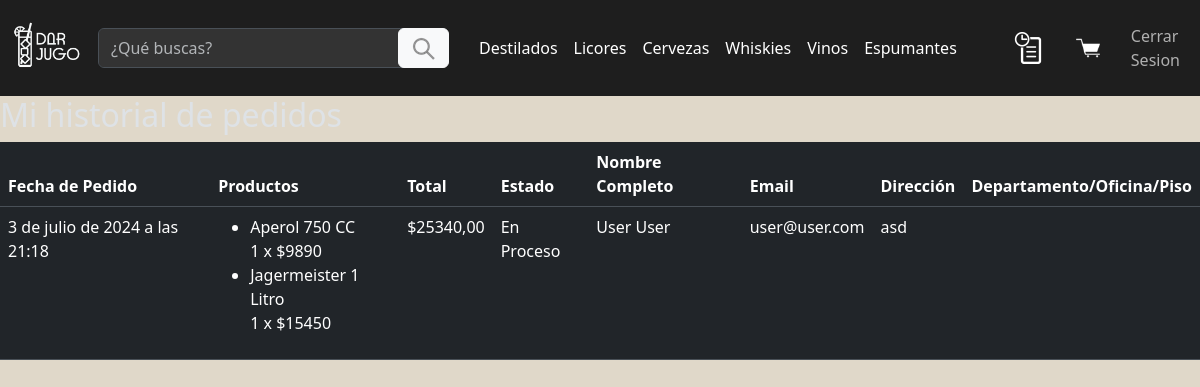
The page /historial_user/ (signed in) on the database its author committed.
### aplicacion/models.py (models this page shows, shortened)
class Pedido(models.Model):
    EN_PROCESO = 'En Proceso'
    FINALIZADO = 'Finalizado'
    ESTADO_CHOICES = [
        (EN_PROCESO, 'En Proceso'),
        (FINALIZADO, 'Finalizado'),
    ]
    usuario = models.ForeignKey(settings.AUTH_USER_MODEL, on_delete=models.CASCADE)
    productos = models.TextField()
    subtotal = models.DecimalField(max_digits=10, decimal_places=2)
    fecha_pedido = models.DateTimeField(default=timezone.now)
    nombre_completo = models.CharField(max_length=255)
    email = models.EmailField()
    direccion = models.TextField()
    departamento_oficina_piso = models.CharField(max_length=100, blank=True, null=True)
    estado = models.CharField(max_length=10, choices=ESTADO_CHOICES, default=EN_PROCESO)

### aplicacion/views.py (the view)
# urls.py: path('historial_user/',historial_user,name='historial_user'),
def historial_user(request):
    pedidos = Pedido.objects.filter(usuario=request.user).order_by('-fecha_pedido')
    pedidos=list(pedidos)
    for i in pedidos:
        i.productos=i.productos.replace("\'", "\"")
        i.productos=json.loads(i.productos)
    datos = {
        'pedidos': pedidos
    }
    return render(request, 'aplicacion/historial_user.html', datos)

### aplicacion/templates/aplicacion/historial_user.html
{% extends "aplicacion/base_no_footer.html" %}
{% load static %}
{% block contenido %}
{% if pedidos %}
    <h2>Mi historial de pedidos</h2>
    <table class="table">
        <thead>
            <tr>
                <th>Fecha de Pedido</th>
                <th>Productos</th>
                <th>Total</th>
                <th>Estado</th>
                <th>Nombre Completo</th>
                <th>Email</th>
                <th>Dirección</th>
                <th>Departamento/Oficina/Piso</th>
            </tr>
        </thead>
        <tbody>
            {% for pedido in pedidos %}
            <tr>
                <td>{{ pedido.fecha_pedido }}</td>
                <td>
                    <ul>
                        {% for productos in pedido.productos %}
                            <li>
                                 {{ productos.nombre }}<br>
                                 {{productos.cantidad}} x ${{ productos.precio_unitario }}<br>
                            </li>
                        {% endfor %}
                    </ul>
                </td>
                <td>${{ pedido.subtotal }}</td>
                <td>{{ pedido.estado }}</td>
                <td>{{ pedido.nombre_completo }}</td>
                <td>{{ pedido.email }}</td>
                <td>{{ pedido.direccion }}</td>
                <td>{{ pedido.departamento_oficina_piso }}</td>
            </tr>
            {% endfor %}
        </tbody>
    </table>
{% else %}
    {% comment %} <p>No has realizado pedidos aún.</p> {% endcomment %}
{% endif %}
{% endblock contenido %}

### aplicacion/static/aplicacion/css/style.css (style rules this page uses)
body { display: flex; flex-direction: column; min-height: 100vh; margin: 0; }

### rows shown on the page
Pedido: fecha_pedido "3 de julio de 2024 a las 21:18", nombre "Aperol 750 CC" "Jagermeister 1 Litro", cantidad "1" "1", precio_unitario "9890" "15450", subtotal "25340,00", estado "En Proceso", nombre_completo "User User", email "user@user.com", direccion "asd"
